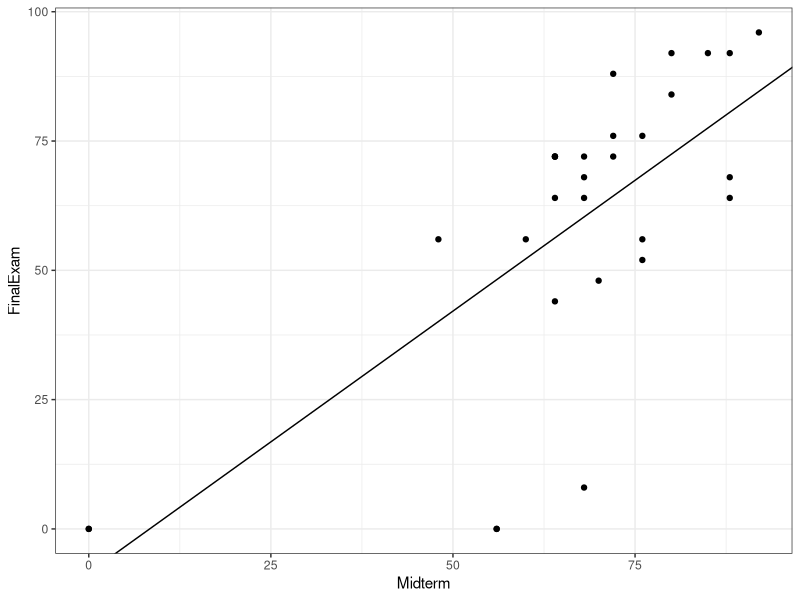
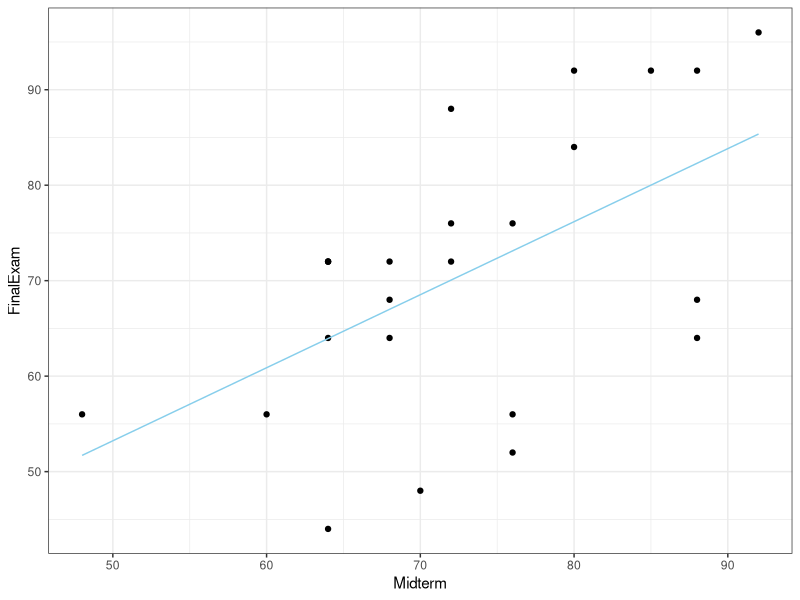
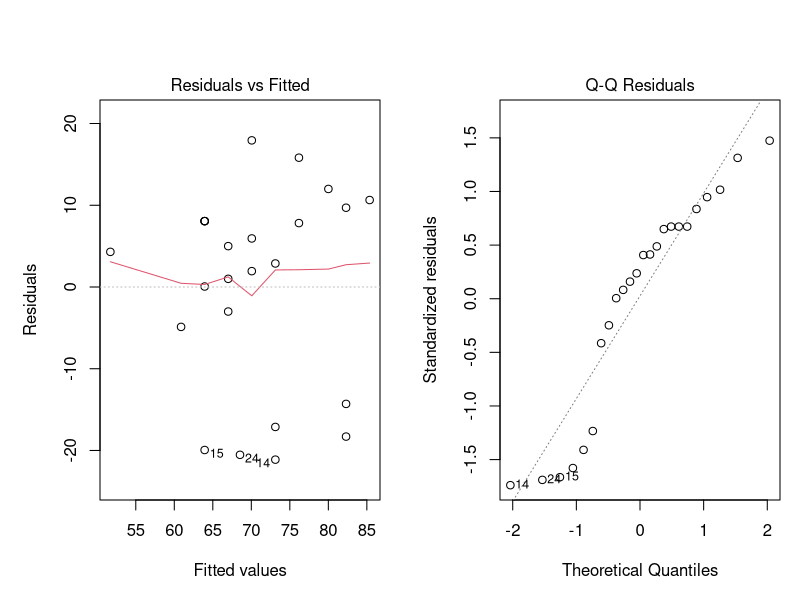

Source code (R) for these figures, in order: (Note: this script raises an error after producing the figures.)
## ---- chunk 1
library(tidyverse)
library(ggplot2)
library(car)
## ---- chunk 2
raw_grades <- read.csv('../Data/Math425Grades.csv')
## ---- chunk 3
simple.lm <- lm(FinalExam ~ Midterm, data = raw_grades)

ggplot(raw_grades, aes(x = Midterm, y = FinalExam)) +
  geom_point() +
  geom_abline(intercept = simple.lm$coefficients[1], slope = simple.lm$coefficients[2]) +
  theme_bw()
## ---- chunk 4
grades <- raw_grades %>%
  filter(FinalExam > 10) %>% 
  filter(Midterm > 0)

simple.lm <- lm(FinalExam ~ Midterm, data = grades)

b <- coef(simple.lm)

ggplot(grades, aes(x = Midterm, y = FinalExam)) +
  geom_point() +
  stat_function(fun = function(x) b[1] + b[2]*x, color="skyblue") +
  theme_bw()
## ---- chunk 5
par(mfrow=c(1,2), mai=c(1,1,1,.2))
 plot(simple.lm, which=1:2)
## ---- chunk 6
pairs(grades, panel = panel.smooth)
## ---- chunk 7
ggplot(grades, aes(x = Midterm, y = FinalExam)) +
  geom_point() +
  stat_function(fun = function(x) b[1] + b[2]*x, color="skyblue") +
  geom_smooth(method="loess", span=0.8,
               se=FALSE, 
               method.args=list(degree=2)) +
  theme_bw()

## ---- chunk 8
boxCox(simple.lm)
## ---- chunk 9
log.lm <- lm(log(FinalExam) ~ Midterm, data = grades)
